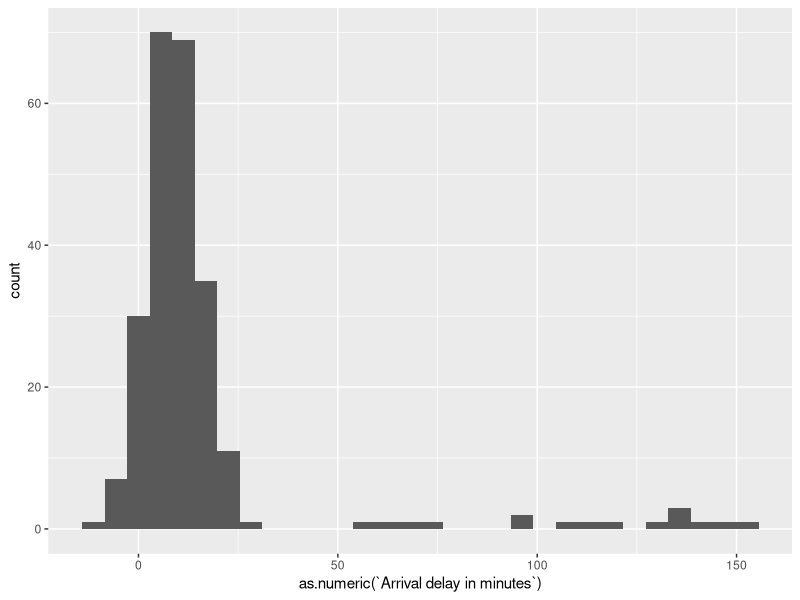

This chart was generated by the following R code:
library(tidyverse)
library(readr)
Flights <- read_csv("datasets/StudentData_RegionEx.csv")
View(Flights)

Flights %>%  filter(`Actual arrival time`!='Cancelled' ) %>%  group_by(Airline) %>% summarise(
  count = n()    ,
  mean_delay = mean(as.numeric(`Arrival delay in minutes`)),
  median_delay = median(as.numeric(`Arrival delay in minutes`)),
  delay_90th_percentaile = quantile(as.numeric(`Arrival delay in minutes`),probs = c(.9)),
  stdev_delay =sqrt(var(as.numeric(`Arrival delay in minutes`)))
)



RXFlights<-Flights %>% filter(Airline=="RegionEx")

ggplot(RXFlights, aes(x=as.numeric(`Arrival delay in minutes`) )) + geom_histogram()
